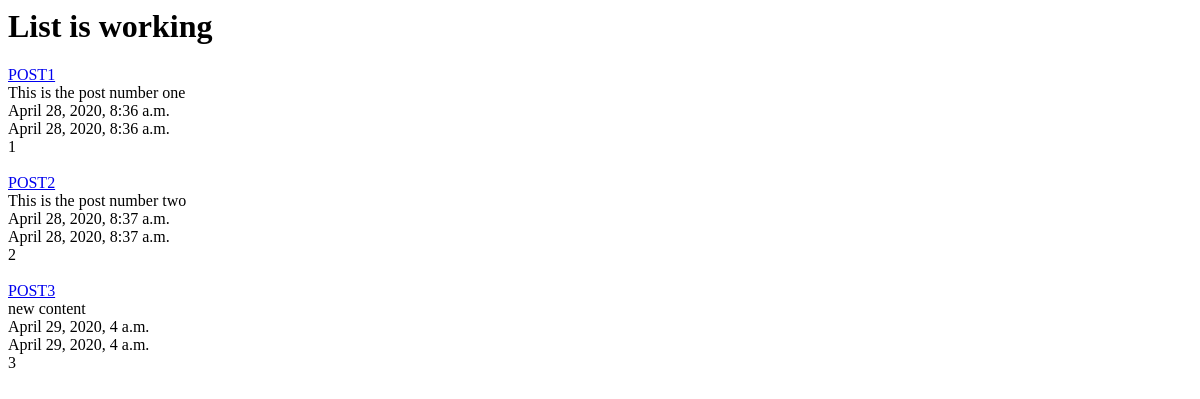
/posts/, run on an earlier commit of the app's database.
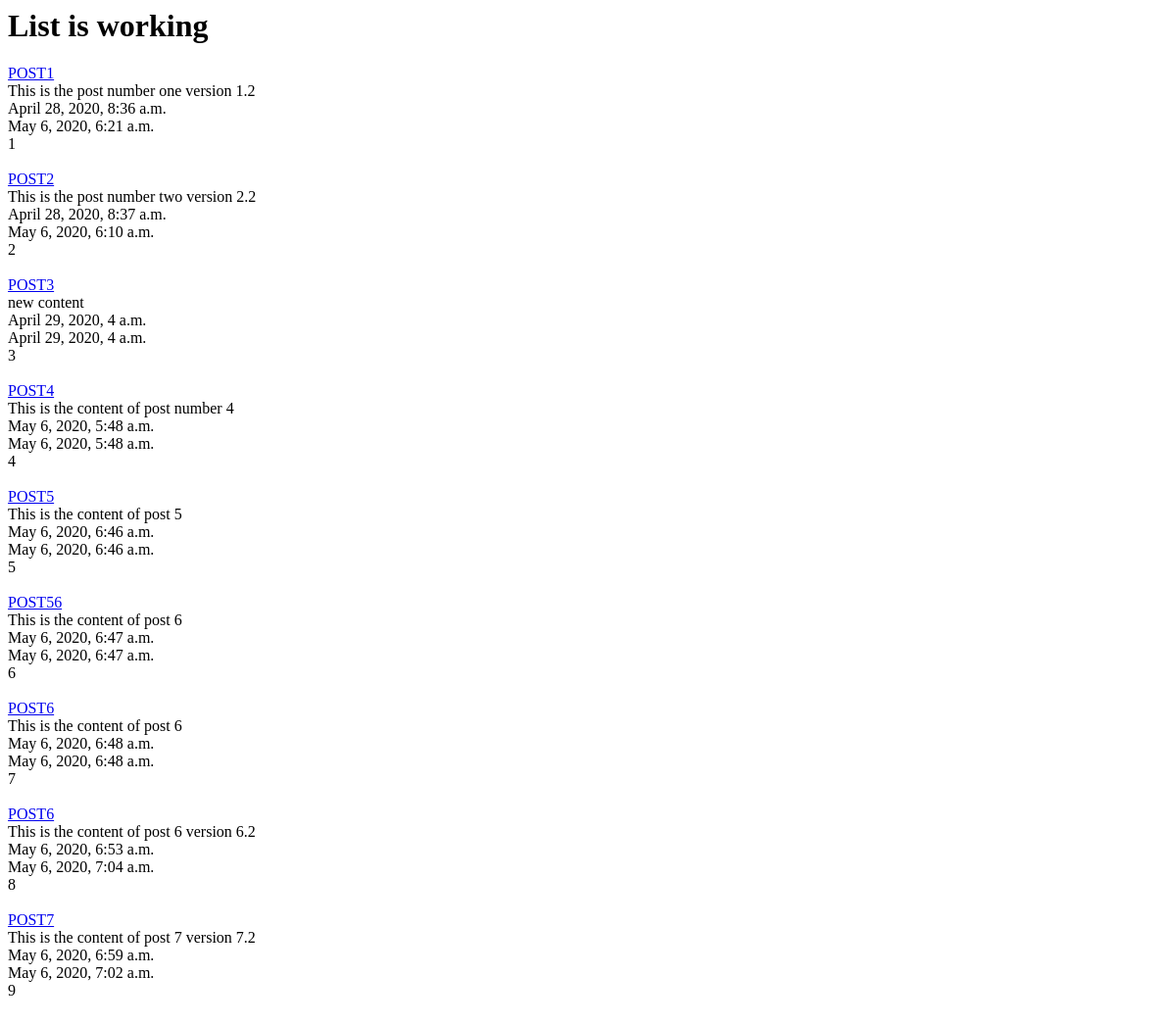
And on a later commit of the database.
### posts/models.py (models this page shows, shortened)
class Post(models.Model):
    title=models.CharField(max_length=120)
    content=models.TextField()
    updated=models.DateTimeField(auto_now=True,auto_now_add=False)
    timestamp=models.DateTimeField(auto_now=False,auto_now_add=True)
    def get_absolute_url(self):
        return reverse("posts:detail",kwargs={"id" : self.id})

### posts/views.py (the view)
def post_list(request):
    queryset=Post.objects.all()
    context={
    "object_list":queryset,
    "title":"List"
    }
    return render(request,"index.html",context)

### templates/index.html
<html>
    <body>
        <h1>{{ title }} is working</h1>
        {% for obj in object_list %}
        <a href='{{ obj.get_absolute_url }}'>{{obj.title}}</a><br>
        {{obj.content}}<br>
        {{obj.timestamp}}<br>
        {{obj.updated}}<br>
        {{obj.id}}<br><br>
        {% endfor %}
    </body>
</html>

What changed in the data, as far as the page shows it:
changed Post "POST1": content "This is the post number one" → "This is the post number one version 1.2"; updated "April 28, 2020, 8:36 a.m." → "May 6, 2020, 6:21 a.m."
changed Post "POST2": content "This is the post number two" → "This is the post number two version 2.2"; updated "April 28, 2020, 8:37 a.m." → "May 6, 2020, 6:10 a.m."
added Post: title "POST4", content "This is the content of post number 4", timestamp "May 6, 2020, 5:48 a.m.", updated "May 6, 2020, 5:48 a.m.", id "4"
added Post: title "POST5", content "This is the content of post 5", timestamp "May 6, 2020, 6:46 a.m.", updated "May 6, 2020, 6:46 a.m.", id "5"
added Post: title "POST56", content "This is the content of post 6", timestamp "May 6, 2020, 6:47 a.m.", updated "May 6, 2020, 6:47 a.m.", id "6"
added Post: title "POST6", content "This is the content of post 6", timestamp "May 6, 2020, 6:48 a.m.", updated "May 6, 2020, 6:48 a.m.", id "7"
added Post: title "POST6", content "This is the content of post 6 version 6.2", timestamp "May 6, 2020, 6:53 a.m.", updated "May 6, 2020, 7:04 a.m.", id "8"
added Post: title "POST7", content "This is the content of post 7 version 7.2", timestamp "May 6, 2020, 6:59 a.m.", updated "May 6, 2020, 7:02 a.m.", id "9"
